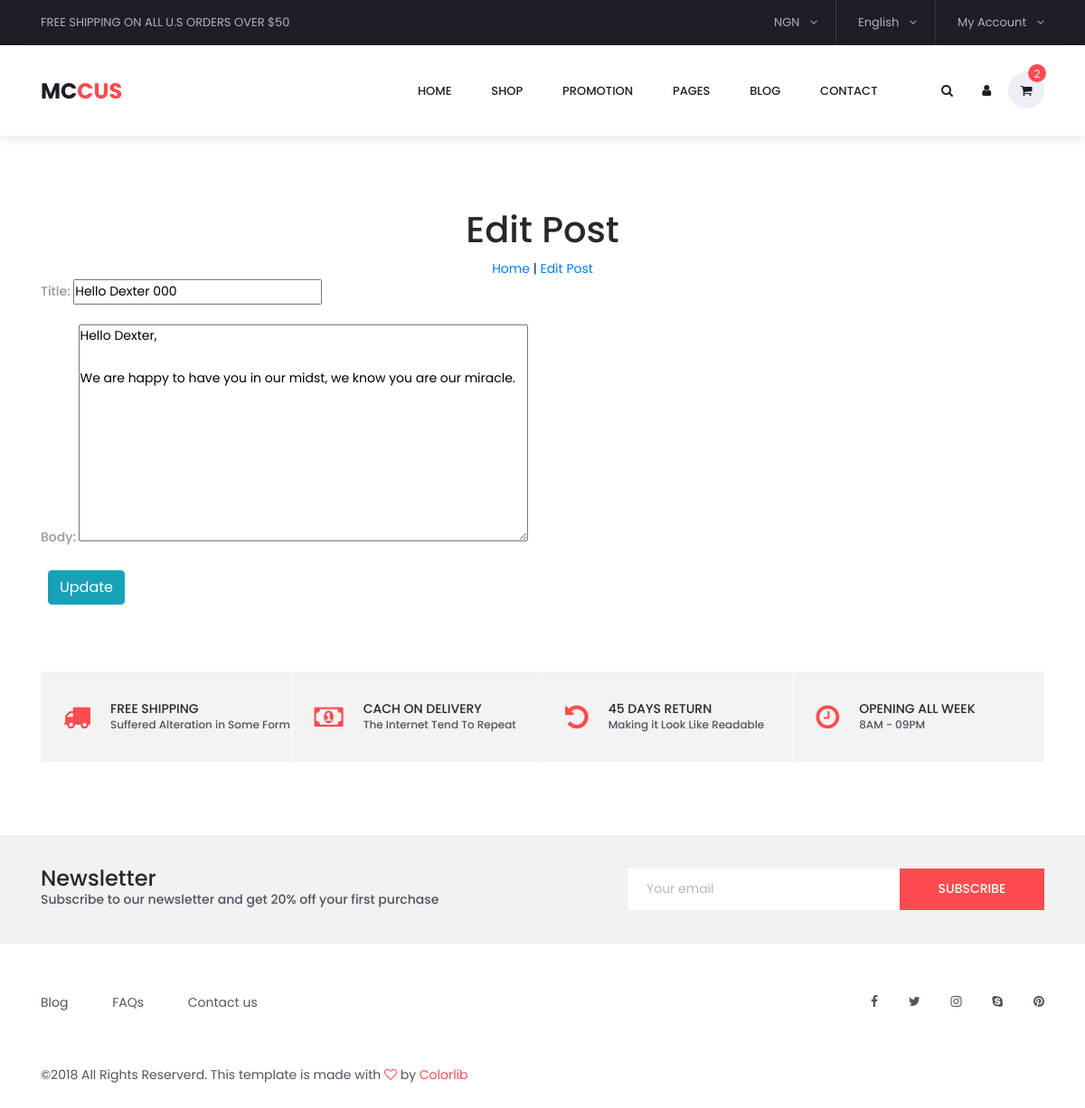
Page /blog/1/edit/ (signed in) on the committed database.
### blog/models.py (models this page shows, shortened)
class Post(models.Model):
    title = models.CharField(max_length=255)
    author = models.ForeignKey(
        get_user_model(),
        on_delete=models.CASCADE,
    )
    body = models.TextField()
    created_at = models.DateTimeField(auto_now_add=True)

### blog/views.py (the view)
# urls.py: path('<int:pk>/edit/', BlogUpdateView.as_view(), name='blog_edit'),
class BlogUpdateView(LoginRequiredMixin, UpdateView):
    model = Post
    fields = ('title', 'body')
    template_name = 'blog_edit.html'
    login_url = 'login'
    def dispatch(self, request, *args, **kwargs):
        obj = self.get_object()
        if obj.author != self.request.user:
            raise PermissionDenied
        return super().dispatch(request, *args, **kwargs)

### templates/blog_edit.html (shortened to what this page needs)
{% extends 'base2.html' %}
{% block content %}
        <section class="banner space-top-4">
            <div class="banner_inner d-flex align-items-center">
                <div class="container">
                    <div class="banner_content text-center">
                        <h2>Edit Post</h2>
                        <div class="page_link">
                            <a href="{% url 'home'%}">Home </a> |
                            <a href="{% url 'signup' %}">Edit Post </a>
                        </div>
                    </div>
                </div>
            </div>
            <div>
                <form action="" method="post">
                    {{ form.as_p}}
                    <button class="btn btn-info ml-2" type="submit">Update</button>
                </form>
            </div>
        </section>
{% endblock content %}

### pages/static/styles/main_styles.css (style rules this page uses)
* { margin: 0; padding: 0; }
body { font-family: 'Poppins', sans-serif; font-size: 14px; line-height: 23px; font-weight: 400; background: #FFFFFF; color: #1e1e27; }
div { display: block; position: relative; -webkit-box-sizing: border-box; -moz-box-sizing: border-box; box-sizing: border-box; }
p { font-family: 'Poppins', sans-serif; font-size: 14px; line-height: 1.7; font-weight: 500; color: #989898; -webkit-font-smoothing: antialiased; -webkit-text-shadow: rgba(0,0,0,.01) 0 0 1px; text-shadow: rgba(0,0,0,.01) 0 0 1px; }
h2 { font-size: 40px; }
h1, h2, h3, h4, h5, h6 { color: #282828; -webkit-font-smoothing: antialiased; -webkit-text-shadow: rgba(0,0,0,.01) 0 0 1px; text-shadow: rgba(0,0,0,.01) 0 0 1px; }
section { display: block; position: relative; box-sizing: border-box; }
.banner { width: 100%; margin-top: 30px; }

### templates/blog_edit.html (style rules this page uses)
.space-top-4 { padding-top: 12.5rem; }

### rows in the picture
Post: title "Hello Dexter 000", body "Hello Dexter, We are happy to have you in our midst, we know you are our miracle."
